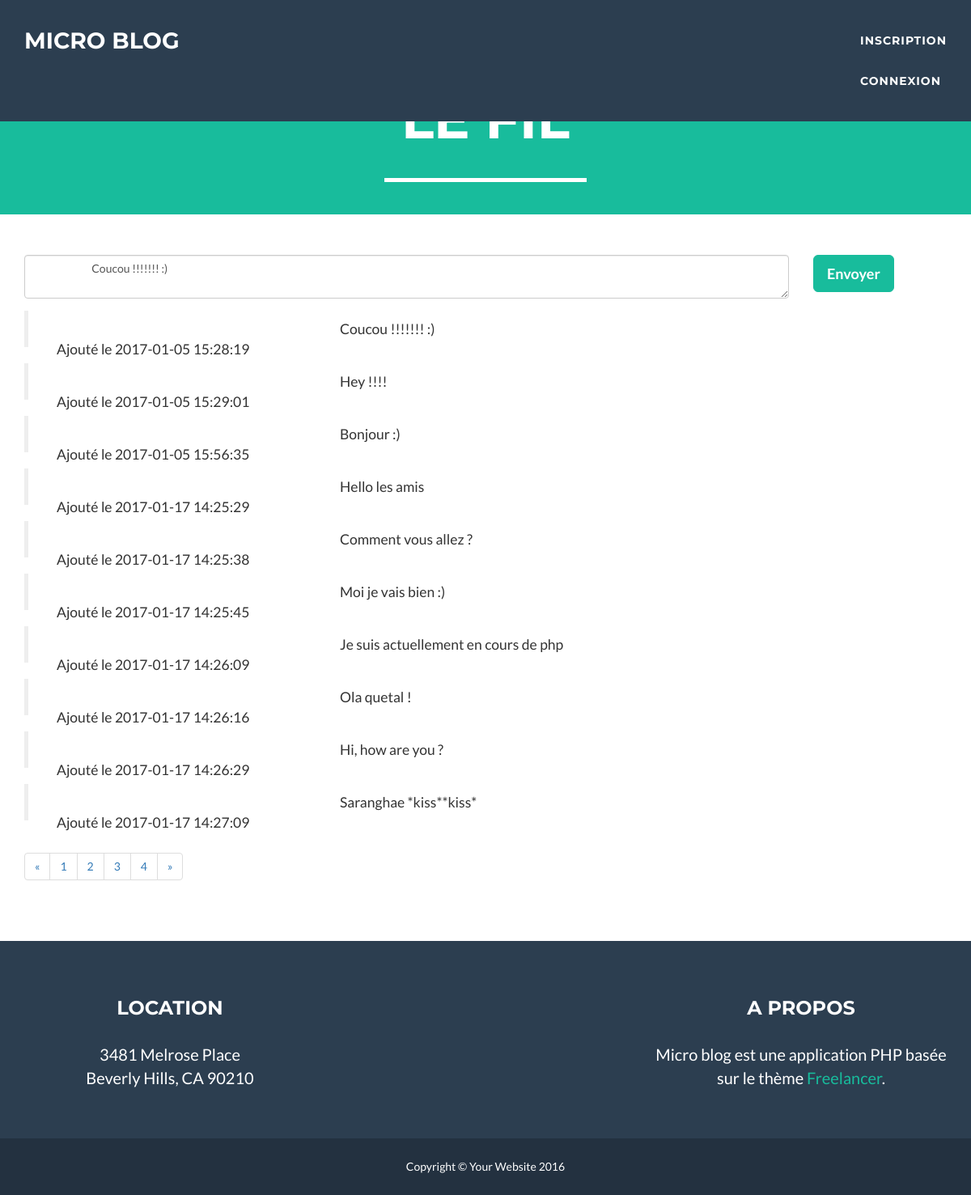
/index.php?id=9, run on the app's committed database.
### tables this page shows
CREATE TABLE `messages` (
  `id` int(3) UNSIGNED NOT NULL,
  `contenu` text,
  `date` timestamp NULL DEFAULT CURRENT_TIMESTAMP,
  `utilisateur_id` int(11) NOT NULL
);

### includes/connexion.inc.php (called while the page is built, shortened)
<?php
$connecte=false;
?>

### index.php (the view, shortened to what this page needs)
<?php
  include('includes/connexion.inc.php');
  include('includes/haut.inc.php');
  $message = '';
  if(isset($_GET['id']) && !empty($_GET['id']))
  {
    $id = $_GET['id'];
    $sql = 'SELECT * from messages where id='.$id.'';
    $requete = $pdo->query($sql);
    if($data = $requete->fetch())
    {
      $message =  $data['contenu'];
    }else
    {
      header("Location: index.php");
    }
  }
?>
<div class="row">
  <form method="post" action="message.php">
    <div class="col-sm-10">
        <div class="form-group">
          <textarea id="message" name="message" class="form-control" placeholder="Message">
            <?php echo $message ?>
          </textarea>
        </div>
    </div>
      <div class="col-sm-2">
        <button type="submit" class="btn btn-success btn-lg">Envoyer</button>
      </div>
    </form>
</div>
<?php
  $mpp = 3;
  $query = 'SELECT * FROM messages';
  $stmt = $pdo->query($query);
  while ($data = $stmt->fetch())
  {
    if($connecte == true)
    {
?>
      <blockquote>
        <?= $data['contenu'] ?>
        <div class="col-sm-2">
          <?php echo "<a href='index.php?id=" .$data['id']."&p=".$page."'><button type='button' class='btn btn-warning'>Modifier</button></a>" ?>
        </div>
        <div class="col-sm-2">
          <?php echo "<a href='suppression.php?id=" .$data['id']."&p=".$page."'><button type='button' class='btn btn-danger'>Supprimer</button></a>" ?>
        </div>
        <div class="col-sm-12">
          <?= "Ajouté le ".$data['date'] ?>
        </div>
      </blockquote>
<?php
    }else
    {
 ?>
      <blockquote>
        <?= $data['contenu'] ?>
        <div class="col-sm-2">
        </div>
        <div class="col-sm-2">
        </div>
        <div class="col-sm-12">
          <?= "Ajouté le ".$data['date'] ?>
        </div>
      </blockquote>
 <?php
    }
  }
?>
<?php
  $requete = 'SELECT COUNT(*) as total_messages FROM messages';
  $prep = $pdo->query($requete);
  $data = $prep->fetch();
  $nombre_message = $data['total_messages'];
  $nb_pages = ($nombre_message) ? ceil($nombre_message/$mpp) : 1;
  $page = 0;
  if ($page > 1)
  {
    $previous = $page - 1;
  }else
  {
    $previous = 1;
  }
  if($page < $nb_pages)
  {
    $next = $page + 1;
  }else
  {
    $next = $page;
  }
?>
<nav aria-label="Page navigation">
  <ul class="pagination">
    <li>
      <a <?php echo "href='index.php?p=$previous'" ?> aria-label="Previous">
        <span aria-hidden="true">&laquo;</span>
      </a>
    </li>
    <?php for ($i=1; $i < $nb_pages+1; $i++)
    {
    ?>
      <li>  <?php echo "<a href='index.php?p=$i'>$i</a>" ?></li>
    <?php
    }
    ?>
    <li>
      <a <?php echo "href='index.php?p=$next'" ?> aria-label="Next">
        <span aria-hidden="true">&raquo;</span>
      </a>
    </li>
  </ul>
</nav>
<?php include('includes/bas.inc.php'); ?>

### css/freelancer.css (style rules this page uses)
body { font-family: 'Lato', 'Helvetica Neue', Helvetica, Arial, sans-serif; overflow-x: hidden; }
a, a:hover, a:focus, a:active, a.active { color: #18BC9C; outline: none; }
.btn-success { color: white; background-color: #18BC9C; border-color: #18BC9C; font-weight: 700; }

### data on the page
messages: message "Coucou !!!!!!! :)", contenu "Coucou !!!!!!! :)", date "2017-01-05 15:28:19"
messages: contenu "Hey !!!!", date "2017-01-05 15:29:01"
messages: contenu "Bonjour :)", date "2017-01-05 15:56:35"
messages: contenu "Hello les amis", date "2017-01-17 14:25:29"
messages: contenu "Comment vous allez ?", date "2017-01-17 14:25:38"
messages: contenu "Moi je vais bien :)", date "2017-01-17 14:25:45"
messages: contenu "Je suis actuellement en cours de php", date "2017-01-17 14:26:09"
messages: contenu "Ola quetal !", date "2017-01-17 14:26:16"
messages: contenu "Hi, how are you ?", date "2017-01-17 14:26:29"
messages: contenu "Saranghae *kiss**kiss*", date "2017-01-17 14:27:09"
